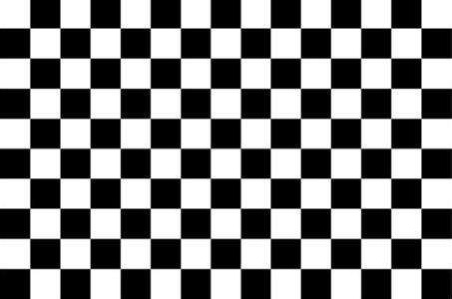
#> input picture DIG/part11/black.PNG, 452 x 299 px
$ python -i show.py   (imports and definitions only)   (older library calls are emulated)
#> lines starting #> are read from the running program, lines starting #| are printed output that depends on the picture
#> further down, picture is the input picture: shape (299, 452, 3); min 0, max 255, mean 127.5
### DIG/part11/Filter.py
import numpy as np
import math
import cv2
import image_enhancement as I
'''
def convolve(img, kernel):
    image_h, image_w = img.shape
    kernel_h, kernel_w = kernel.shape

    # 计算填充的大小
    pad_h = kernel_h // 2
    pad_w = kernel_w // 2

    pad_image = np.pad(img, ((pad_h, pad_h), (pad_w, pad_w)), mode='reflect')
    conv_image = np.zeros_like(img, dtype=np.float32)

    for i in range(pad_h, image_h + pad_h):
        for j in range(pad_w, image_w + pad_w):
            region = pad_image[i - pad_h: i + pad_h + 1, j - pad_w: j + pad_w + 1]
            conv_image[i - pad_h, j - pad_w] = np.sum(region * kernel)
    print("conv1",conv_image)
    conv_image = np.clip(conv_image, 0, 255)
    return conv_image
'''


# [101 lines left out: functions convolve, gaussian_filter, median_filter, mean_filter, motion_filter, not called in this run]
def max_min_filter(img,kernel_size):
    kernel_height, kernel_width = kernel_size
    height, width = img.shape
    resimg = np.zeros((height, width), dtype=np.uint8)

    pad_num = kernel_width // 2
    pad_img = np.pad(img, ((pad_num, pad_num), (pad_num, pad_num)), 'constant')

    for i in range(height):
        for j in range(width):
            temp = pad_img[i:i + kernel_height, j:j + kernel_width]
            resimg[i, j] = np.max(temp) - np.min(temp)

    return resimg
# [72 lines left out: functions different_filter, sobel_filter, prewitt_filter, laplacian_filter, emboss_filter, LoG_filter, not called in this run]

### DIG/part11/show.py
import image_enhancement as I
import numpy as np
import matplotlib.pyplot as plt
import Filter as F
import cv2
import EdgeDetection as E

# [319 lines left out: functions loaddata, histogram_normalization_visual, histogram_equalization_visual, histogram_matching_visual, linear_stretching_visual, cut_linear_stretching_visual and 8 more, not called in this run]

def max_min_filter_visual(img,kernel_size=(3,3)):
#> called with kernel_size = (3, 3)
    img = cv2.cvtColor(img.astype(np.uint8), cv2.COLOR_BGR2GRAY)
    max_filtered = cv2.dilate(img, np.ones(kernel_size, np.uint8))
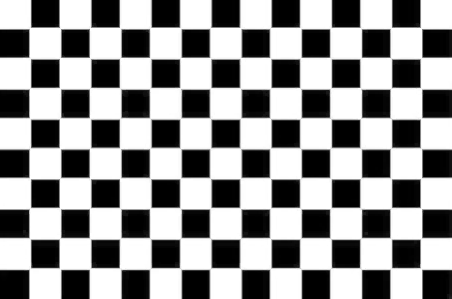
#> max_filtered: shape (299, 452); min 0, max 255, mean 143.2
    min_filtered = cv2.erode(img, np.ones(kernel_size, np.uint8))
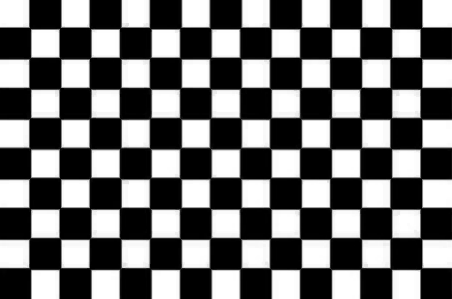
#> min_filtered: shape (299, 452); min 0, max 255, mean 111.8
    standard_img = cv2.subtract(max_filtered, min_filtered)
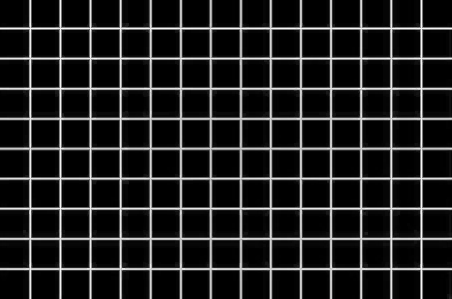
#> standard_img: shape (299, 452); min 0, max 252, mean 31.4
    resimg = F.max_min_filter(img,kernel_size)
#> in max_min_filter, `pad_img = np.pad(img, ((pad_num, pad_num), (pad_num, pad_num)), 'const..`:
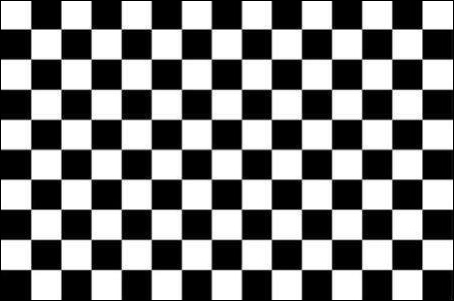
#> pad_img: shape (301, 454); min 0, max 255, mean 126.1
    plt.figure(figsize=(10, 10))

    plt.subplot(1, 3, 1)
    plt.imshow(img.astype(np.uint8),cmap='gray')
    plt.title('Image')

    plt.subplot(1, 3, 2)
    plt.imshow(resimg.astype(np.uint8),cmap='gray')
    plt.title('Image result')

    plt.subplot(1, 3, 3)
    plt.imshow(standard_img.astype(np.uint8), cmap='gray')
    plt.title('Standard result')

    plt.suptitle('Max-Min filter Visualization')
    # 显示图像
    plt.show()

# [180 lines left out: functions different_filter_visual, sobel_filter_visual, prewitt_filter_visual, laplacian_filter_visual, emboss_filter_visual, LOG_filter_visual and 2 more, not called in this run]

>>> import cv2
>>> picture = cv2.imread('black.PNG')
>>> result = max_min_filter_visual(picture)
